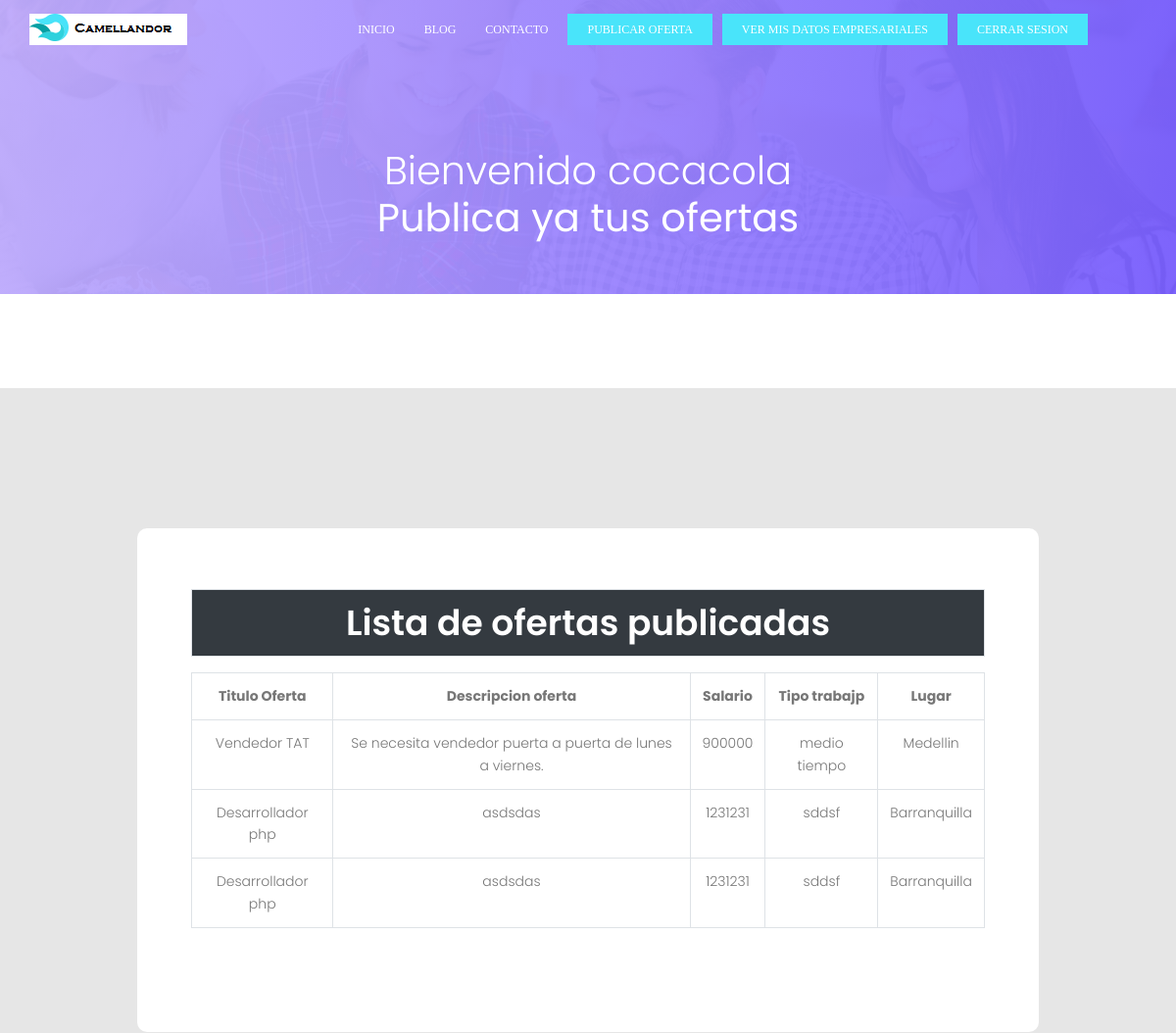
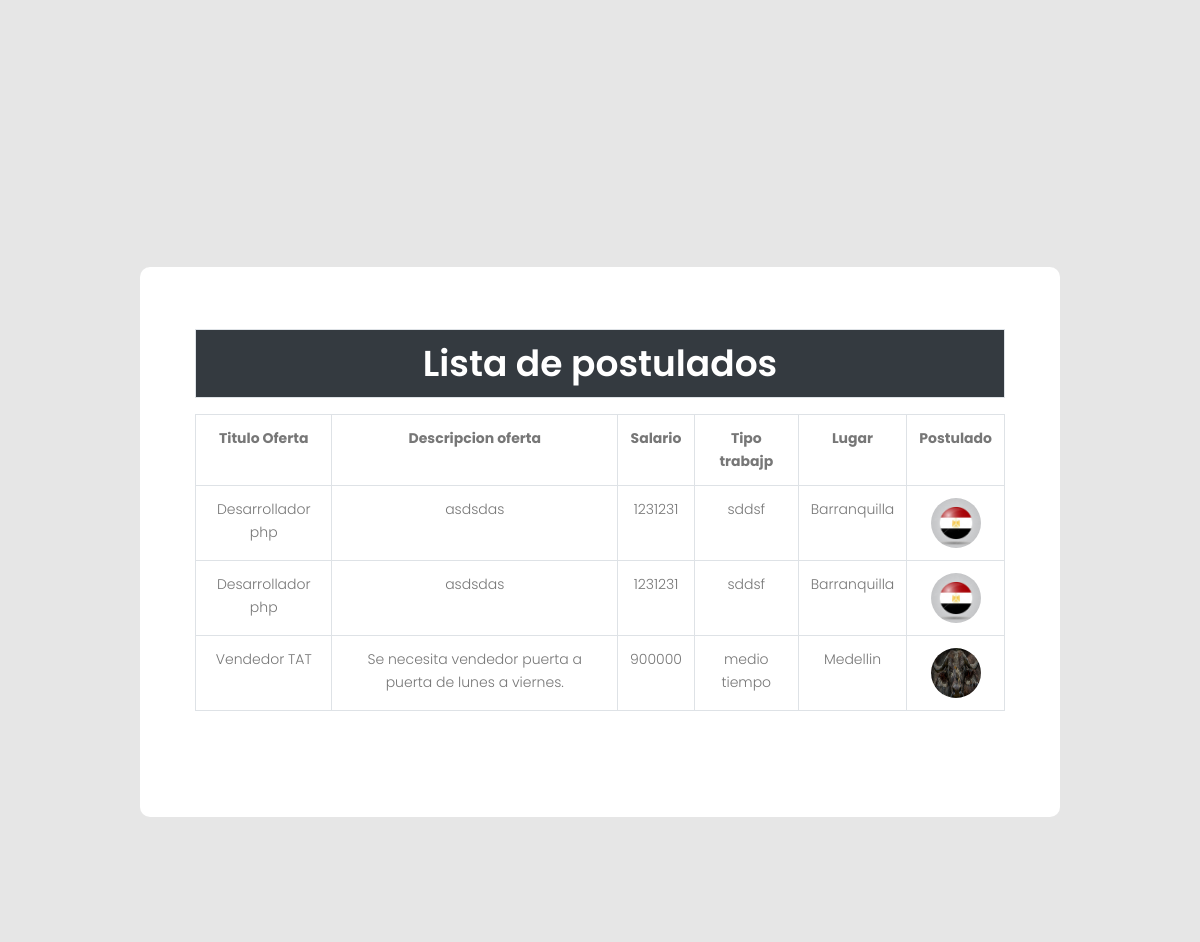
The page /inicioempresa.php (signed in) on the database its author committed (2 pictures, top to bottom).
### tables this page shows
CREATE TABLE IF NOT EXISTS `empresa` (
  `nitempresa` int(11) NOT NULL,
  `emailempresa` varchar(100) NOT NULL,
  `password` varchar(100) NOT NULL,
  `Logoempresa` varchar(100) NOT NULL,
  `Nombrecomercial` varchar(200) NOT NULL,
  `Descripcionemp` varchar(1000) NOT NULL,
  `Razonsocial` varchar(100) NOT NULL,
  `Telefono` bigint(20) NOT NULL,
  `Ciudad` varchar(50) NOT NULL,
  `Direccion` varchar(50) NOT NULL,
  `Numerotrabajadores` int(11) NOT NULL,
  PRIMARY KEY (`nitempresa`)
);

CREATE TABLE IF NOT EXISTS `ofertas` (
  `idoferta` int(11) NOT NULL AUTO_INCREMENT,
  `titulooferta` varchar(50) NOT NULL,
  `descripcionoferta` varchar(1000) NOT NULL,
  `salario` varchar(200) NOT NULL,
  `tipotrabajo` varchar(50) NOT NULL,
  `lugartrabajo` varchar(100) NOT NULL,
  `fk_empresa` int(11) NOT NULL,
  PRIMARY KEY (`idoferta`),
  KEY `fk_empresa` (`fk_empresa`)
);

CREATE TABLE IF NOT EXISTS `postulados` (
  `idpostulacion` int(11) NOT NULL AUTO_INCREMENT,
  `fk_empresa` int(11) NOT NULL,
  `fk_oferta` int(11) NOT NULL,
  `fk_trabajador` int(11) NOT NULL,
  PRIMARY KEY (`idpostulacion`),
  KEY `fk_empresa` (`fk_empresa`,`fk_oferta`,`fk_trabajador`),
  KEY `foranea` (`fk_oferta`),
  KEY `fk_trabajador` (`fk_trabajador`),
  KEY `fk_trabajador_2` (`fk_trabajador`),
  KEY `fk_trabajador_3` (`fk_trabajador`)
);

CREATE TABLE IF NOT EXISTS `trabajador` (
  `iddocumento` int(11) NOT NULL,
  `Fotoperfil` varchar(100) NOT NULL,
  `Nombre` varchar(50) NOT NULL,
  `email` varchar(60) NOT NULL,
  `password` varchar(200) NOT NULL,
  `fechanacimiento` varchar(30) NOT NULL,
  `Genero` varchar(30) NOT NULL,
  `lugarnacimiento` varchar(50) NOT NULL,
  `direccionresidencia` varchar(100) NOT NULL,
  `Telefono` bigint(20) NOT NULL,
  `tituloprofesional` varchar(100) NOT NULL,
  `descripcionperfil` varchar(1000) NOT NULL,
  `nombreempresa` varchar(100) NOT NULL,
  `cargo` varchar(100) NOT NULL,
  `fechainicioexp` varchar(20) NOT NULL,
  `fechafinexp` varchar(20) NOT NULL,
  `funciones` varchar(1000) NOT NULL,
  `nominst` varchar(100) NOT NULL,
  `titulo` varchar(100) NOT NULL,
  `fechainicioest` varchar(20) NOT NULL,
  `fechafinest` varchar(20) NOT NULL,
  `idioma` varchar(20) NOT NULL,
  `nivelidioma` varchar(20) NOT NULL,
  `estudiocomplementario` varchar(100) NOT NULL,
  `lugarestudio` varchar(100) NOT NULL,
  PRIMARY KEY (`iddocumento`),
  UNIQUE KEY `email` (`email`)
);

### inicioempresa.php (the view, shortened to what this page needs)
<?php
   include 'conexionbd.php';
   $con = mysqli_connect('localhost','root','usbw');
    mysqli_select_db($con,'bolsaempleo');
    $consulta="select * from empresa where nitempresa='".$_SESSION['empresa']."'";
	$resultado=mysqli_query($con,$consulta);
	while ($row=mysqli_fetch_array($resultado)) {
		$nombre=$row['Nombrecomercial'];
			}
	?>
	<!DOCTYPE html>
	<html lang="zxx" class="no-js">
	<head>
		<link rel="stylesheet" type="text/css" href="vendor2/bootstrap/css/bootstrap.min.css">
	<link rel="stylesheet" type="text/css" href="fonts2/font-awesome-4.7.0/css/font-awesome.min.css">
	<link rel="stylesheet" type="text/css" href="fonts2/iconic/css/material-design-iconic-font.min.css">
	<link rel="stylesheet" type="text/css" href="vendor2/animate/animate.css">
	<link rel="stylesheet" type="text/css" href="vendor2/css-hamburgers/hamburgers.min.css">
	<link rel="stylesheet" type="text/css" href="vendor2/animsition/css/animsition.min.css">
	<link rel="stylesheet" type="text/css" href="vendor2/select2/select2.min.css">
	<link rel="stylesheet" type="text/css" href="vendor2/daterangepicker/daterangepicker.css">
	<link rel="stylesheet" type="text/css" href="vendor2/noui/nouislider.min.css">
	<link rel="stylesheet" type="text/css" href="css2/util.css">
	<link rel="stylesheet" type="text/css" href="css2/main.css">
			<link rel="stylesheet" href="css/linearicons.css">
			<link rel="stylesheet" href="css/font-awesome.min.css">
			<link rel="stylesheet" href="css/bootstrap.css">
			<link rel="stylesheet" href="css/magnific-popup.css">
			<link rel="stylesheet" href="css/nice-select.css">
			<link rel="stylesheet" href="css/animate.min.css">
			<link rel="stylesheet" href="css/owl.carousel.css">
			<link rel="stylesheet" href="css/main.css">
			<link rel="stylesheet" href="css/registro.css">
		</head>
		<body>
			  <header id="header" id="home">
			    <div class="container">
			    	<div class="row align-items-center justify-content-between d-flex">
				      <div id="logo">
				        <a href="iniciodepersona.php"><img src="img/logo.png" alt="" title="" /></a>
				      </div>
				      <nav id="nav-menu-container">
				        <ul class="nav-menu">
				          <li class="menu-active"><a href="inicioempresa.php">Inicio</a></li>
				          <li><a href="#">Blog</a></li>
						  <li><a href="#">Contacto</a></li>
						  <li><a class="ticker-btn" href="publicaroferta.php">Publicar Oferta</a></li>
                          <li><a class="ticker-btn" href="datosdeempresa.php">Ver mis datos empresariales</a></li>
				          <li><a class="ticker-btn" href="cerrarsesion.php">Cerrar sesion</a></li>
				        </ul>
				      </nav>
			    	</div>
			    </div>
			  </header>
			<section class="banner-area relative" id="home" style="height:300px ;">
				<div class="overlay overlay-bg"></div>
				<div class="container">
					<div class="row d-flex align-items-center justify-content-center">
						<div class="about-content col-lg-12">
                            <h1 class="text-white" style="font-size: 40px;">
                            Bienvenido
                            <?php echo $nombre; ?><br>
                            <strong>Publica ya tus ofertas</strong>
							</h1>
						</div>
					</div>
				</div>
				<div class="container-contact100">
    <div class="wrap-contact100">
        <form action="verificarempresa.php" method="post" class="contact100-form validate-form" >
        <table class="table text-center table-bordered table-hover">
      	<tr>
      		<th colspan="2" class="bg-dark" > <center><h1 class="text-white">Lista de ofertas publicadas </h1></center></th>
      	</tr>
          </table>
		      <table class="table text-center table-bordered table-hover">
            <?php
            $consulta="select * from ofertas o,empresa p where o.fk_empresa=p.nitempresa order by  o.titulooferta DESC";
            $resultado=mysqli_query($cadena,$consulta);
            ?>
    <th>Titulo Oferta</th>
    <th>Descripcion oferta</th>
    <th>Salario</th>
    <th>Tipo trabajp</th>
    <th>Lugar</th>
  <?php
  while ($row=mysqli_fetch_array($resultado)) {
    echo "<tr>";
    echo "<td>".$row['titulooferta']."</td>";
    echo "<td>".$row['descripcionoferta']."</td>";
    echo "<td>".$row['salario']."</td>";
	echo "<td>".$row['tipotrabajo']."</td>";
	echo "<td>".$row['lugartrabajo']."</td>";
    echo "</tr>";
  }
  ?>
</table>
        </form>
    </div>
</div>
<div class="container-contact100">
    <div class="wrap-contact100">
        <form action="verificarempresa.php" method="post" class="contact100-form validate-form" >
        <table class="table text-center table-bordered table-hover">
      	<tr>
      		<th colspan="2" class="bg-dark" > <center><h1 class="text-white">Lista de postulados </h1></center></th>
      	</tr>
          </table>
		      <table class="table text-center table-bordered table-hover">
            <?php
            $consulta="select * from postulados p, ofertas o,empresa e,trabajador t where  p.fk_oferta=o.idoferta and p.fk_trabajador=t.iddocumento ";
            $resultado=mysqli_query($cadena,$consulta);
            ?>
    <th>Titulo Oferta</th>
    <th>Descripcion oferta</th>
    <th>Salario</th>
    <th>Tipo trabajp</th>
	<th>Lugar</th>
	<th>Postulado</th>
  <?php
  while ($row=mysqli_fetch_array($resultado)) {
    echo "<tr>";
    echo "<td>".$row['titulooferta']."</td>";
    echo "<td>".$row['descripcionoferta']."</td>";
    echo "<td>".$row['salario']."</td>";
	echo "<td>".$row['tipotrabajo']."</td>";
	echo "<td>".$row['lugartrabajo']."</td>";
	if ($row['Fotoperfil']==null) {
		echo "<td><a href='detallespostulado.php?id=".$row['fk_trabajador']."'><img src='Fotousuario/predeterminado.jpg' style='width:50px; height:50px; border-radius: 50%;'></img></a></td>";
		}else{
		echo "<td><a href='detallespostulado.php?id=".$row['fk_trabajador']."'><img src=".$row['Fotoperfil']." style='width:50px; height:50px; border-radius: 50%;'></img></a></td>";
		}
    echo "</tr>";
  }
  ?>
</table>
        </form>
    </div>
</div>
		</section>
		</body>
	</html>

### css2/main.css (style rules this page uses)
* { margin: 0px; padding: 0px; box-sizing: border-box; }
body, html { height: 100%; font-family: Poppins-Regular, sans-serif; }
a { font-family: Poppins-Regular; font-size: 14px; line-height: 1.7; color: #666666; margin: 0px; transition: all 0.4s; -webkit-transition: all 0.4s; -o-transition: all 0.4s; -moz-transition: all 0.4s; }
h1,h2,h3,h4,h5,h6 { margin: 0px; }
ul, li { margin: 0px; list-style-type: none; }
.container { max-width: 1200px; }
.container-contact100 { width: 100%; min-height: 100vh; display: -webkit-box; display: -webkit-flex; display: -moz-box; display: -ms-flexbox; display: flex; flex-wrap: wrap; justify-content: center; align-items: center; padding: 15px; background: #e6e6e6; }
.wrap-contact100 { width: 920px; background: #fff; border-radius: 10px; overflow: hidden; padding: 62px 55px 90px 55px; }
.contact100-form { width: 100%; display: -webkit-box; display: -webkit-flex; display: -moz-box; display: -ms-flexbox; display: flex; flex-wrap: wrap; justify-content: space-between; }

### css/main.css (style rules this page uses)
body { color: #777777; font-family: "Poppins", sans-serif; font-size: 14px; font-weight: 300; line-height: 1.625em; position: relative; }
ol, ul { margin: 0; padding: 0; list-style: none; }
a { -webkit-transition: all 0.3s ease 0s; -moz-transition: all 0.3s ease 0s; -o-transition: all 0.3s ease 0s; transition: all 0.3s ease 0s; }
a, a:focus, a:hover { text-decoration: none; outline: 0; }
h1, h2, h3, h4, h5, h6 { font-family: "Poppins", sans-serif; color: #222222; line-height: 1.2em !important; margin-bottom: 0; margin-top: 0; font-weight: 600; }
h1, .h1 { font-size: 36px; }
td, th { border-radius: 0px; }
.text-white { color: #fff; }
.text-center { text-align: center; }
.relative { position: relative; }
.overlay { position: absolute; left: 0; right: 0; top: 0; bottom: 0; }
h1 { font-size: 36px; }
h1, h2, h3, h4, h5, h6 { line-height: 1.5em; }
#header { padding: 14px 0; position: fixed; left: 0; top: 0; right: 0; transition: all 0.5s; z-index: 997; }
#header #logo img { padding: 0; margin: 0; }
.ticker-btn { background: #49e4fa; color: #fff; padding: 6px 20px !important; text-transform: uppercase; }
.nav-menu, .nav-menu * { margin: 0; padding: 0; list-style: none; }
.nav-menu li { position: relative; white-space: nowrap; }
.nav-menu > li { float: left; }
#nav-menu-container { margin: 0; }
@media (min-width: 1024px) { #nav-menu-container { padding-right: 60px; } }
.nav-menu a { padding: 6px 10px; text-decoration: none; display: inline-block; color: #fff; font-weight: 400; font-size: 12px; text-transform: uppercase; outline: none; }
.nav-menu > li { margin-left: 10px; }
#mobile-nav { position: fixed; top: 0; padding-top: 18px; bottom: 0; z-index: 998; background: rgba(0, 0, 0, 0.8); left: -260px; width: 260px; overflow-y: auto; transition: 0.4s; }
#mobile-nav ul { padding: 0; margin: 0; list-style: none; }
#mobile-nav ul li { position: relative; }
#mobile-nav ul li a { color: #fff; font-size: 13px; text-transform: uppercase; overflow: hidden; padding: 10px 22px 10px 15px; position: relative; text-decoration: none; width: 100%; display: block; outline: none; font-weight: 700; }
.p1-gradient-bg, .banner-area .overlay-bg, .sidebar .single-slidebar .cat-list li:hover, .callto-action-area, .single-price:hover .price-bottom, .single-service:hover, .submit-right, .submit-left, .contact-btns, .form-area .primary-btn { background-image: -moz-linear-gradient(0deg, #bfacff 0%, #795fff 100%); background-image: -webkit-linear-gradient(0deg, #bfacff 0%, #795fff 100%); background-image: -ms-linear-gradient(0deg, #bfacff 0%, #795fff 100%); }
.banner-area { background: url(../img/header-bg.jpg) center; background-size: cover; }
.banner-area .overlay-bg { opacity: .95; }
.about-content { padding: 150px 0px; text-align: center; }
.about-content h1 { font-size: 48px; font-weight: 300; }

### rows shown on the page
empresa: Nombrecomercial "cocacola"
ofertas: titulooferta "Vendedor TAT", descripcionoferta "Se necesita vendedor puerta a puerta de lunes a viernes.", salario "900000", tipotrabajo "medio tiempo", lugartrabajo "Medellin"
ofertas: titulooferta "Desarrollador php", descripcionoferta "asdsdas", salario "1231231", tipotrabajo "sddsf", lugartrabajo "Barranquilla"
ofertas: titulooferta "Desarrollador php", descripcionoferta "asdsdas", salario "1231231", tipotrabajo "sddsf", lugartrabajo "Barranquilla"
postulados: fk_oferta.titulooferta "Desarrollador php", fk_oferta.descripcionoferta "asdsdas", fk_oferta.salario "1231231", fk_oferta.tipotrabajo "sddsf", fk_oferta.lugartrabajo "Barranquilla", fk_trabajador.Fotoperfil (picture)
postulados: fk_oferta.titulooferta "Desarrollador php", fk_oferta.descripcionoferta "asdsdas", fk_oferta.salario "1231231", fk_oferta.tipotrabajo "sddsf", fk_oferta.lugartrabajo "Barranquilla", fk_trabajador.Fotoperfil (picture)
postulados: fk_oferta.titulooferta "Vendedor TAT", fk_oferta.descripcionoferta "Se necesita vendedor puerta a puerta de lunes a viernes.", fk_oferta.salario "900000", fk_oferta.tipotrabajo "medio tiempo", fk_oferta.lugartrabajo "Medellin", fk_trabajador.Fotoperfil (picture)
